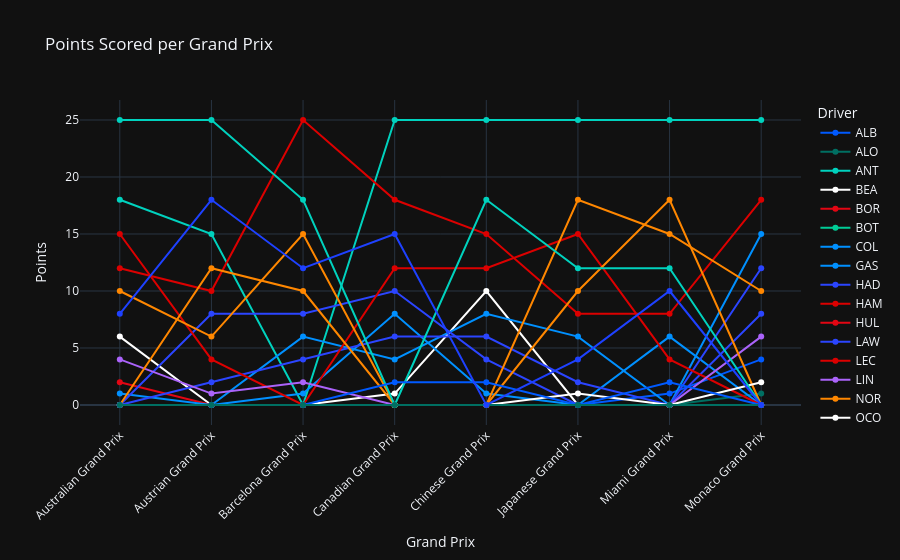

The code cell stored with this chart in its notebook:
### Code cell
points = (
    results_df
    .groupby(["Race", "Abbreviation"])["Points"]
    .sum()
    .reset_index()
)

fig = px.line(
    points,
    x="Race",
    y="Points",
    color="Abbreviation",
    color_discrete_map=DRIVER_COLORS,
    markers=True,
    title="Points Scored per Grand Prix"
)

fig.update_layout(
    xaxis_title="Grand Prix",
    yaxis_title="Points",
    legend_title="Driver",
    template="plotly_dark",
    hovermode="x unified"
)

fig.update_xaxes(tickangle=-45)

fig.show()

### Figure 1 — Plotly figure (JSON) as saved in the notebook; plotly's stock layout.template omitted (floating-point values rounded to 4 significant figures)
{"data": [{"hovertemplate": "Abbreviation=ALB<br>Race=%{x}<br>Points=%{y}<extra></extra>", "legendgroup": "ALB", "line": {"color": "#005AFF", "dash": "solid"}, "marker": {"symbol": "circle"}, "mode": "lines+markers", "name": "ALB", "orientation": "v", "showlegend": true, "type": "scatter", "x": ["Australian Grand Prix", "Austrian Grand Prix", "Barcelona Grand Prix", "Canadian Grand Prix", "Chinese Grand Prix", "Japanese Grand Prix", "Miami Grand Prix", "Monaco Grand Prix"], "xaxis": "x", "y": [0.0, 0.0, 0.0, 0.0, 0.0, 0.0, 1.0, 4.0], "yaxis": "y"}, {"hovertemplate": "Abbreviation=ALO<br>Race=%{x}<br>Points=%{y}<extra></extra>", "legendgroup": "ALO", "line": {"color": "#006F62", "dash": "solid"}, "marker": {"symbol": "circle"}, "mode": "lines+markers", "name": "ALO", "orientation": "v", "showlegend": true, "type": "scatter", "x": ["Australian Grand Prix", "Austrian Grand Prix", "Barcelona Grand Prix", "Canadian Grand Prix", "Chinese Grand Prix", "Japanese Grand Prix", "Miami Grand Prix", "Monaco Grand Prix"], "xaxis": "x", "y": [0.0, 0.0, 0.0, 0.0, 0.0, 0.0, 0.0, 1.0], "yaxis": "y"}, {"hovertemplate": "Abbreviation=ANT<br>Race=%{x}<br>Points=%{y}<extra></extra>", "legendgroup": "ANT", "line": {"color": "#00D2BE", "dash": "solid"}, "marker": {"symbol": "circle"}, "mode": "lines+markers", "name": "ANT", "orientation": "v", "showlegend": true, "type": "scatter", "x": ["Australian Grand Prix", "Austrian Grand Prix", "Barcelona Grand Prix", "Canadian Grand Prix", "Chinese Grand Prix", "Japanese Grand Prix", "Miami Grand Prix", "Monaco Grand Prix"], "xaxis": "x", "y": [18.0, 15.0, 0.0, 25.0, 25.0, 25.0, 25.0, 25.0], "yaxis": "y"}, {"hovertemplate": "Abbreviation=BEA<br>Race=%{x}<br>Points=%{y}<extra></extra>", "legendgroup": "BEA", "line": {"color": "#FFFFFF", "dash": "solid"}, "marker": {"symbol": "circle"}, "mode": "lines+markers", "name": "BEA", "orientation": "v", "showlegend": true, "type": "scatter", "x": ["Australian Grand Prix", "Austrian Grand Prix", "Barcelona Grand Prix", "Canadian Grand Prix", "Chinese Grand Prix", "Japanese Grand Prix", "Miami Grand Prix", "Monaco Grand Prix"], "xaxis": "x", "y": [6.0, 0.0, 0.0, 1.0, 10.0, 0.0, 0.0, 0.0], "yaxis": "y"}, {"hovertemplate": "Abbreviation=BOR<br>Race=%{x}<br>Points=%{y}<extra></extra>", "legendgroup": "BOR", "line": {"color": "#E30613", "dash": "solid"}, "marker": {"symbol": "circle"}, "mode": "lines+markers", "name": "BOR", "orientation": "v", "showlegend": true, "type": "scatter", "x": ["Australian Grand Prix", "Austrian Grand Prix", "Barcelona Grand Prix", "Canadian Grand Prix", "Chinese Grand Prix", "Japanese Grand Prix", "Miami Grand Prix", "Monaco Grand Prix"], "xaxis": "x", "y": [2.0, 0.0, 0.0, 0.0, 0.0, 0.0, 0.0, 0.0], "yaxis": "y"}, {"hovertemplate": "Abbreviation=BOT<br>Race=%{x}<br>Points=%{y}<extra></extra>", "legendgroup": "BOT", "line": {"color": "#00cc96", "dash": "solid"}, "marker": {"symbol": "circle"}, "mode": "lines+markers", "name": "BOT", "orientation": "v", "showlegend": true, "type": "scatter", "x": ["Australian Grand Prix", "Austrian Grand Prix", "Barcelona Grand Prix", "Canadian Grand Prix", "Chinese Grand Prix", "Japanese Grand Prix", "Miami Grand Prix", "Monaco Grand Prix"], "xaxis": "x", "y": [0.0, 0.0, 0.0, 0.0, 0.0, 0.0, 0.0, 0.0], "yaxis": "y"}, {"hovertemplate": "Abbreviation=COL<br>Race=%{x}<br>Points=%{y}<extra></extra>", "legendgroup": "COL", "line": {"color": "#0090FF", "dash": "solid"}, "marker": {"symbol": "circle"}, "mode": "lines+markers", "name": "COL", "orientation": "v", "showlegend": true, "type": "scatter", "x": ["Australian Grand Prix", "Austrian Grand Prix", "Barcelona Grand Prix", "Canadian Grand Prix", "Chinese Grand Prix", "Japanese Grand Prix", "Miami Grand Prix", "Monaco Grand Prix"], "xaxis": "x", "y": [0.0, 0.0, 1.0, 8.0, 1.0, 0.0, 6.0, 0.0], "yaxis": "y"}, {"hovertemplate": "Abbreviation=GAS<br>Race=%{x}<br>Points=%{y}<extra></extra>", "legendgroup": "GAS", "line": {"color": "#0090FF", "dash": "solid"}, "marker": {"symbol": "circle"}, "mode": "lines+markers", "name": "GAS", "orientation": "v", "showlegend": true, "type": "scatter", "x": ["Australian Grand Prix", "Austrian Grand Prix", "Barcelona Grand Prix", "Canadian Grand Prix", "Chinese Grand Prix", "Japanese Grand Prix", "Miami Grand Prix", "Monaco Grand Prix"], "xaxis": "x", "y": [1.0, 0.0, 6.0, 4.0, 8.0, 6.0, 0.0, 15.0], "yaxis": "y"}, {"hovertemplate": "Abbreviation=HAD<br>Race=%{x}<br>Points=%{y}<extra></extra>", "legendgroup": "HAD", "line": {"color": "#2B45FF", "dash": "solid"}, "marker": {"symbol": "circle"}, "mode": "lines+markers", "name": "HAD", "orientation": "v", "showlegend": true, "type": "scatter", "x": ["Australian Grand Prix", "Austrian Grand Prix", "Barcelona Grand Prix", "Canadian Grand Prix", "Chinese Grand Prix", "Japanese Grand Prix", "Miami Grand Prix", "Monaco Grand Prix"], "xaxis": "x", "y": [0.0, 8.0, 8.0, 10.0, 4.0, 0.0, 0.0, 12.0], "yaxis": "y"}, {"hovertemplate": "Abbreviation=HAM<br>Race=%{x}<br>Points=%{y}<extra></extra>", "legendgroup": "HAM", "line": {"color": "#DC0000", "dash": "solid"}, "marker": {"symbol": "circle"}, "mode": "lines+markers", "name": "HAM", "orientation": "v", "showlegend": true, "type": "scatter", "x": ["Australian Grand Prix", "Austrian Grand Prix", "Barcelona Grand Prix", "Canadian Grand Prix", "Chinese Grand Prix", "Japanese Grand Prix", "Miami Grand Prix", "Monaco Grand Prix"], "xaxis": "x", "y": [12.0, 10.0, 25.0, 18.0, 15.0, 8.0, 8.0, 18.0], "yaxis": "y"}, {"hovertemplate": "Abbreviation=HUL<br>Race=%{x}<br>Points=%{y}<extra></extra>", "legendgroup": "HUL", "line": {"color": "#E30613", "dash": "solid"}, "marker": {"symbol": "circle"}, "mode": "lines+markers", "name": "HUL", "orientation": "v", "showlegend": true, "type": "scatter", "x": ["Australian Grand Prix", "Austrian Grand Prix", "Barcelona Grand Prix", "Canadian Grand Prix", "Chinese Grand Prix", "Japanese Grand Prix", "Miami Grand Prix", "Monaco Grand Prix"], "xaxis": "x", "y": [0.0, 0.0, 0.0, 0.0, 0.0, 0.0, 0.0, 0.0], "yaxis": "y"}, {"hovertemplate": "Abbreviation=LAW<br>Race=%{x}<br>Points=%{y}<extra></extra>", "legendgroup": "LAW", "line": {"color": "#2B45FF", "dash": "solid"}, "marker": {"symbol": "circle"}, "mode": "lines+markers", "name": "LAW", "orientation": "v", "showlegend": true, "type": "scatter", "x": ["Australian Grand Prix", "Austrian Grand Prix", "Barcelona Grand Prix", "Canadian Grand Prix", "Chinese Grand Prix", "Japanese Grand Prix", "Miami Grand Prix", "Monaco Grand Prix"], "xaxis": "x", "y": [0.0, 2.0, 4.0, 6.0, 6.0, 2.0, 0.0, 8.0], "yaxis": "y"}, {"hovertemplate": "Abbreviation=LEC<br>Race=%{x}<br>Points=%{y}<extra></extra>", "legendgroup": "LEC", "line": {"color": "#DC0000", "dash": "solid"}, "marker": {"symbol": "circle"}, "mode": "lines+markers", "name": "LEC", "orientation": "v", "showlegend": true, "type": "scatter", "x": ["Australian Grand Prix", "Austrian Grand Prix", "Barcelona Grand Prix", "Canadian Grand Prix", "Chinese Grand Prix", "Japanese Grand Prix", "Miami Grand Prix", "Monaco Grand Prix"], "xaxis": "x", "y": [15.0, 4.0, 0.0, 12.0, 12.0, 15.0, 4.0, 0.0], "yaxis": "y"}, {"hovertemplate": "Abbreviation=LIN<br>Race=%{x}<br>Points=%{y}<extra></extra>", "legendgroup": "LIN", "line": {"color": "#ab63fa", "dash": "solid"}, "marker": {"symbol": "circle"}, "mode": "lines+markers", "name": "LIN", "orientation": "v", "showlegend": true, "type": "scatter", "x": ["Australian Grand Prix", "Austrian Grand Prix", "Barcelona Grand Prix", "Canadian Grand Prix", "Chinese Grand Prix", "Japanese Grand Prix", "Miami Grand Prix", "Monaco Grand Prix"], "xaxis": "x", "y": [4.0, 1.0, 2.0, 0.0, 0.0, 0.0, 0.0, 6.0], "yaxis": "y"}, {"hovertemplate": "Abbreviation=NOR<br>Race=%{x}<br>Points=%{y}<extra></extra>", "legendgroup": "NOR", "line": {"color": "#FF8700", "dash": "solid"}, "marker": {"symbol": "circle"}, "mode": "lines+markers", "name": "NOR", "orientation": "v", "showlegend": true, "type": "scatter", "x": ["Australian Grand Prix", "Austrian Grand Prix", "Barcelona Grand Prix", "Canadian Grand Prix", "Chinese Grand Prix", "Japanese Grand Prix", "Miami Grand Prix", "Monaco Grand Prix"], "xaxis": "x", "y": [10.0, 6.0, 15.0, 0.0, 0.0, 10.0, 18.0, 0.0], "yaxis": "y"}, {"hovertemplate": "Abbreviation=OCO<br>Race=%{x}<br>Points=%{y}<extra></extra>", "legendgroup": "OCO", "line": {"color": "#FFFFFF", "dash": "solid"}, "marker": {"symbol": "circle"}, "mode": "lines+markers", "name": "OCO", "orientation": "v", "showlegend": true, "type": "scatter", "x": ["Australian Grand Prix", "Austrian Grand Prix", "Barcelona Grand Prix", "Canadian Grand Prix", "Chinese Grand Prix", "Japanese Grand Prix", "Miami Grand Prix", "Monaco Grand Prix"], "xaxis": "x", "y": [0.0, 0.0, 0.0, 0.0, 0.0, 1.0, 0.0, 2.0], "yaxis": "y"}, {"hovertemplate": "Abbreviation=PER<br>Race=%{x}<br>Points=%{y}<extra></extra>", "legendgroup": "PER", "line": {"color": "#0A0A0A", "dash": "solid"}, "marker": {"symbol": "circle"}, "mode": "lines+markers", "name": "PER", "orientation": "v", "showlegend": true, "type": "scatter", "x": ["Australian Grand Prix", "Austrian Grand Prix", "Barcelona Grand Prix", "Canadian Grand Prix", "Chinese Grand Prix", "Japanese Grand Prix", "Miami Grand Prix", "Monaco Grand Prix"], "xaxis": "x", "y": [0.0, 0.0, 0.0, 0.0, 0.0, 0.0, 0.0, 0.0], "yaxis": "y"}, {"hovertemplate": "Abbreviation=PIA<br>Race=%{x}<br>Points=%{y}<extra></extra>", "legendgroup": "PIA", "line": {"color": "#FF8700", "dash": "solid"}, "marker": {"symbol": "circle"}, "mode": "lines+markers", "name": "PIA", "orientation": "v", "showlegend": true, "type": "scatter", "x": ["Australian Grand Prix", "Austrian Grand Prix", "Barcelona Grand Prix", "Canadian Grand Prix", "Chinese Grand Prix", "Japanese Grand Prix", "Miami Grand Prix", "Monaco Grand Prix"], "xaxis": "x", "y": [0.0, 12.0, 10.0, 0.0, 0.0, 18.0, 15.0, 10.0], "yaxis": "y"}, {"hovertemplate": "Abbreviation=RUS<br>Race=%{x}<br>Points=%{y}<extra></extra>", "legendgroup": "RUS", "line": {"color": "#00D2BE", "dash": "solid"}, "marker": {"symbol": "circle"}, "mode": "lines+markers", "name": "RUS", "orientation": "v", "showlegend": true, "type": "scatter", "x": ["Australian Grand Prix", "Austrian Grand Prix", "Barcelona Grand Prix", "Canadian Grand Prix", "Chinese Grand Prix", "Japanese Grand Prix", "Miami Grand Prix", "Monaco Grand Prix"], "xaxis": "x", "y": [25.0, 25.0, 18.0, 0.0, 18.0, 12.0, 12.0, 0.0], "yaxis": "y"}, {"hovertemplate": "Abbreviation=SAI<br>Race=%{x}<br>Points=%{y}<extra></extra>", "legendgroup": "SAI", "line": {"color": "#005AFF", "dash": "solid"}, "marker": {"symbol": "circle"}, "mode": "lines+markers", "name": "SAI", "orientation": "v", "showlegend": true, "type": "scatter", "x": ["Australian Grand Prix", "Austrian Grand Prix", "Barcelona Grand Prix", "Canadian Grand Prix", "Chinese Grand Prix", "Japanese Grand Prix", "Miami Grand Prix", "Monaco Grand Prix"], "xaxis": "x", "y": [0.0, 0.0, 0.0, 2.0, 2.0, 0.0, 2.0, 0.0], "yaxis": "y"}, {"hovertemplate": "Abbreviation=STR<br>Race=%{x}<br>Points=%{y}<extra></extra>", "legendgroup": "STR", "line": {"color": "#006F62", "dash": "solid"}, "marker": {"symbol": "circle"}, "mode": "lines+markers", "name": "STR", "orientation": "v", "showlegend": true, "type": "scatter", "x": ["Australian Grand Prix", "Austrian Grand Prix", "Barcelona Grand Prix", "Canadian Grand Prix", "Chinese Grand Prix", "Japanese Grand Prix", "Miami Grand Prix", "Monaco Grand Prix"], "xaxis": "x", "y": [0.0, 0.0, 0.0, 0.0, 0.0, 0.0, 0.0, 0.0], "yaxis": "y"}, {"hovertemplate": "Abbreviation=VER<br>Race=%{x}<br>Points=%{y}<extra></extra>", "legendgroup": "VER", "line": {"color": "#1E41FF", "dash": "solid"}, "marker": {"symbol": "circle"}, "mode": "lines+markers", "name": "VER", "orientation": "v", "showlegend": true, "type": "scatter", "x": ["Australian Grand Prix", "Austrian Grand Prix", "Barcelona Grand Prix", "Canadian Grand Prix", "Chinese Grand Prix", "Japanese Grand Prix", "Miami Grand Prix", "Monaco Grand Prix"], "xaxis": "x", "y": [8.0, 18.0, 12.0, 15.0, 0.0, 4.0, 10.0, 0.0], "yaxis": "y"}], "layout": {"hovermode": "x unified", "legend": {"title": {"text": "Driver"}, "tracegroupgap": 0}, "title": {"text": "Points Scored per Grand Prix"}, "xaxis": {"anchor": "y", "domain": [0, 1], "tickangle": -45, "title": {"text": "Grand Prix"}}, "yaxis": {"anchor": "x", "domain": [0, 1], "title": {"text": "Points"}}}}
